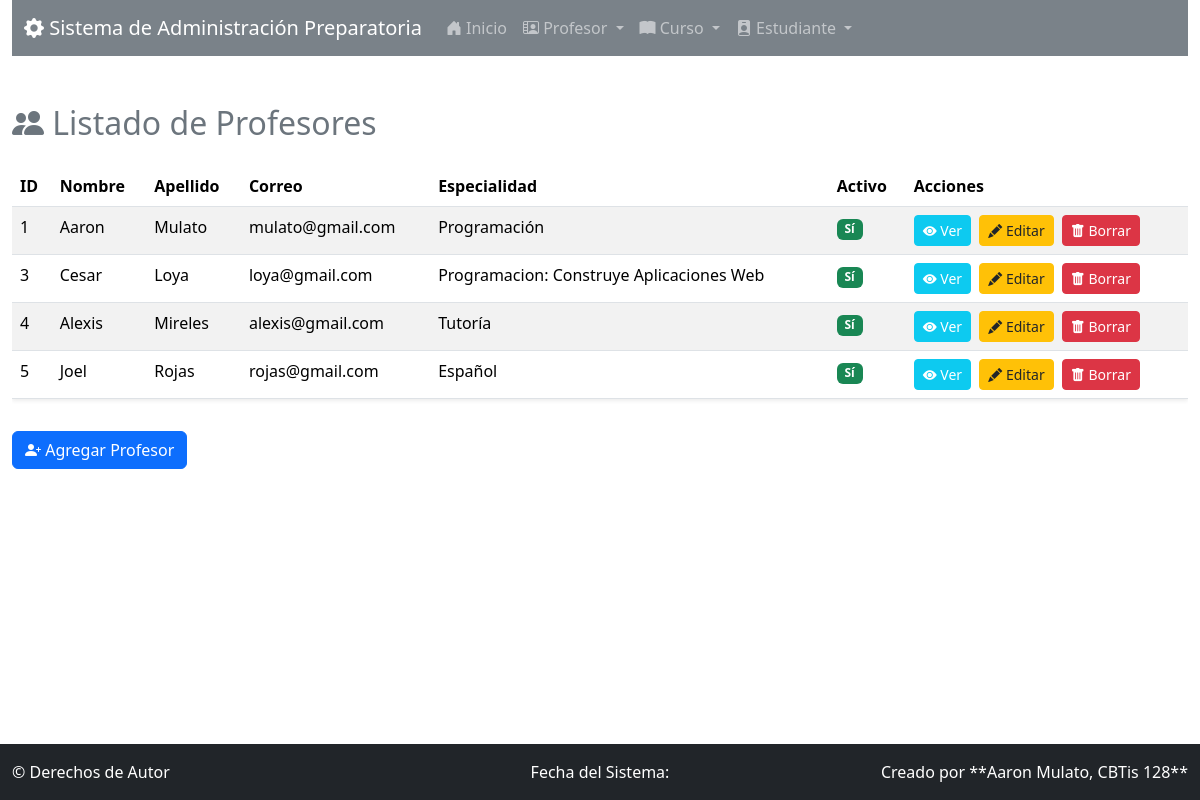
/profesor/, run on the app's committed database.
### app_Preparatoria/models.py (models this page shows, shortened)
class Profesor(models.Model):
    nombre_profesor = models.CharField(max_length=50, unique=True)
    apellido_profesor = models.CharField(max_length=50, unique=True)
    correo_profesor = models.EmailField(max_length=100)
    telefono = models.CharField(max_length=15)
    especialidad = models.CharField(max_length=50, default="")
    fecha_contratacion = models.DateField(auto_now_add=True)
    activo = models.BooleanField(default=True)

### app_Preparatoria/views.py (the view)
# urls.py: path('profesor/', views.inicio_profesor, name='ver_profesor'),
def inicio_profesor(request):
    profesores = Profesor.objects.all()
    context = {'profesores': profesores}
    return render(request, 'profesor/ver_profesor.html', context)

### app_Preparatoria/templates/profesor/ver_profesor.html
{% extends 'base.html' %}
{% block content %}
<h2 class="mb-4 text-secondary"><i class="bi bi-people-fill"></i> Listado de Profesores</h2>
<div class="table-responsive">
    <table class="table table-striped table-hover shadow-sm">
        <thead class="bg-dark text-white">
            <tr>
                <th>ID</th>
                <th>Nombre</th>
                <th>Apellido</th>
                <th>Correo</th>
                <th>Especialidad</th>
                <th>Activo</th>
                <th>Acciones</th>
            </tr>
        </thead>
        <tbody>
            {% for profesor in profesores %}
            <tr>
                <td>{{ profesor.id }}</td>
                <td>{{ profesor.nombre_profesor }}</td>
                <td>{{ profesor.apellido_profesor }}</td>
                <td>{{ profesor.correo_profesor }}</td>
                <td>{{ profesor.especialidad }}</td>
                <td>
                    {% if profesor.activo %}
                        <span class="badge bg-success">Sí</span>
                    {% else %}
                        <span class="badge bg-danger">No</span>
                    {% endif %}
                </td>
                <td>
                    <a href="{% url 'ver_detalle_profesor' profesor.id %}" class="btn btn-sm btn-info text-white me-1" title="Ver Detalles"><i class="bi bi-eye-fill"></i> Ver</a>
                    <a href="{% url 'actualizar_profesor' profesor.id %}" class="btn btn-sm btn-warning text-dark me-1"><i class="bi bi-pencil-fill"></i> Editar</a>
                    <a href="{% url 'borrar_profesor' profesor.id %}" class="btn btn-sm btn-danger"><i class="bi bi-trash-fill"></i> Borrar</a>
                </td>
            </tr>
            {% empty %}
            <tr>
                <td colspan="7" class="text-center">No hay profesores registrados.</td>
            </tr>
            {% endfor %}
        </tbody>
    </table>
</div>
<div class="mt-3">
    <a href="{% url 'agregar_profesor' %}" class="btn btn-primary"><i class="bi bi-person-plus-fill"></i> Agregar Profesor</a>
</div>
{% endblock %}

### app_Preparatoria/templates/base.html (style rules this page uses)
:root { --bs-primary: #6c757d; --bs-secondary: #e9ecef; --bs-success: #20c997; --bs-info: #6610f2; }
body { padding-bottom: 60px; }

### data on the page
Profesor: id "1", nombre_profesor "Aaron", apellido_profesor "Mulato", correo_profesor "mulato@gmail.com", especialidad "Programación", activo "Sí"
Profesor: id "3", nombre_profesor "Cesar", apellido_profesor "Loya", correo_profesor "loya@gmail.com", especialidad "Programacion: Construye Aplicaciones Web", activo "Sí"
Profesor: id "4", nombre_profesor "Alexis", apellido_profesor "Mireles", correo_profesor "alexis@gmail.com", especialidad "Tutoría", activo "Sí"
Profesor: id "5", nombre_profesor "Joel", apellido_profesor "Rojas", correo_profesor "rojas@gmail.com", especialidad "Español", activo "Sí"
